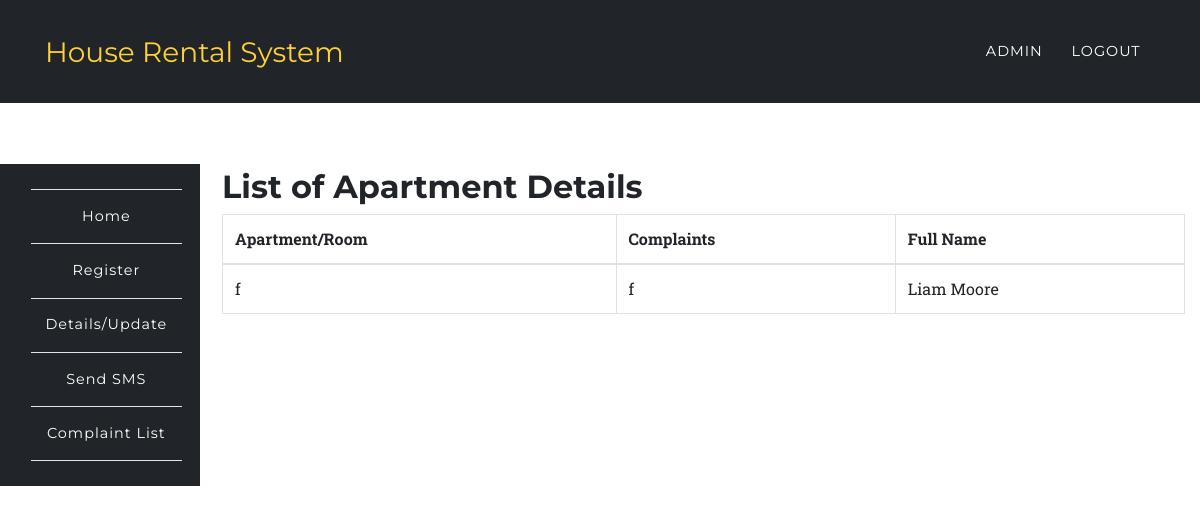
/app/cmplist.php (signed in), run on the app's committed database.
### tables this page shows
CREATE TABLE `cmps` (
  `id` int(11) NOT NULL,
  `name` varchar(100) DEFAULT NULL,
  `cmp` varchar(200) DEFAULT NULL,
  `username` varchar(200) DEFAULT NULL,
  `fullname` varchar(200) DEFAULT NULL
);

### app/cmplist.php (the view, shortened to what this page needs)
<?php
	require '../config/config.php';
		try {
			if($_SESSION['role'] == 'admin'){
				$stmt = $connect->prepare('SELECT * FROM cmps');
				$stmt->execute();
				$data = $stmt->fetchAll (PDO::FETCH_ASSOC);
			}
		}catch(PDOException $e) {
			$errMsg = $e->getMessage();
		}
?>
<?php include '../include/header.php';?>
	<nav class="navbar navbar-expand-lg navbar-dark fixed-top" style="background-color:#212529;" id="mainNav">
      <div class="container">
        <a class="navbar-brand js-scroll-trigger" href="../index.php">House Rental System</a>
        <div class="collapse navbar-collapse" id="navbarResponsive">
          <ul class="navbar-nav text-uppercase ml-auto">
            <li class="nav-item">
              <a class="nav-link" href="#">Admin</a>
            </li>
            <li class="nav-item">
              <a href="../auth/logout.php" class="nav-link">Logout</a>
            </li>
          </ul>
        </div>
      </div>
    </nav>
	<section style="padding-left:0px;">
		<?php include '../include/side-nav.php';?>
	</section>
<section class="wrapper" style="margin-left: 16%;margin-top: -23%;">
	<div class="container">
		<div class="row">
			<div class="col-12">
			<h2>List of Apartment Details</h2>
				<?php
						echo '<table class="table table-bordered">';
						echo '<thead>';
						echo '<tr>';
						echo '<th>Apartment/Room</th>';
						echo '<th>Complaints</th>';
						echo '<th>Full Name</th>';
						echo '</tr>';
						echo '    </thead>';
							echo '    <tbody>';
					foreach ($data as $key => $value) {
					     echo ' <tr>';
					      echo "<td>".$value['name']."</td>";
					     echo "<td>".$value['cmp']."</td>";
					     echo "<td>".$value['fullname']."</td>";
					     echo "</tr>";
					}
					echo ' </tbody>';
					echo '	  </table>';
				?>
			</div>
		</div>
	</div>
</section>
<?php include '../include/footer.php';?>

### assets/css/rent.css (style rules this page uses)
body { overflow-x: hidden; font-family: "Roboto Slab", "Helvetica Neue", Helvetica, Arial, sans-serif; }
a { color: #ff5722; }
h1, h2, h3, h4, h5, h6 { font-weight: 700; font-family: "Montserrat", "Helvetica Neue", Helvetica, Arial, sans-serif; }
section { padding: 100px 0; }
@media (min-width: 768px) { section { padding: 140px 0; } }
#mainNav { background-color: #212529; }
#mainNav .navbar-brand { color: #fed136; font-family: "Montserrat", "Helvetica Neue", Helvetica, Arial, sans-serif; }
#mainNav .navbar-nav .nav-item .nav-link { font-size: 90%; font-weight: 400; padding: 0.75em 0; letter-spacing: 1px; color: white; font-family: "Montserrat", "Helvetica Neue", Helvetica, Arial, sans-serif; }
@media (min-width: 992px) { #mainNav { padding-top: 25px; padding-bottom: 25px; -webkit-transition: padding-top 0.3s, padding-bottom 0.3s; -moz-transition: padding-top 0.3s, padding-bottom 0.3s; transition: padding-top 0.3s, padding-bottom 0.3s; border: none; background-color: transparent; } }
@media (min-width: 992px) { #mainNav .navbar-brand { font-size: 1.75em; -webkit-transition: all 0.3s; -moz-transition: all 0.3s; transition: all 0.3s; } }
@media (min-width: 992px) { #mainNav .navbar-nav .nav-item .nav-link { padding: 1.1em 1em !important; } }

### assets/css/style.css (style rules this page uses)
.navbar { border-radius: 0px; }
section { padding-left: 15px; }

### data on the page
cmps: name "f", cmp "f", fullname "Liam Moore"
